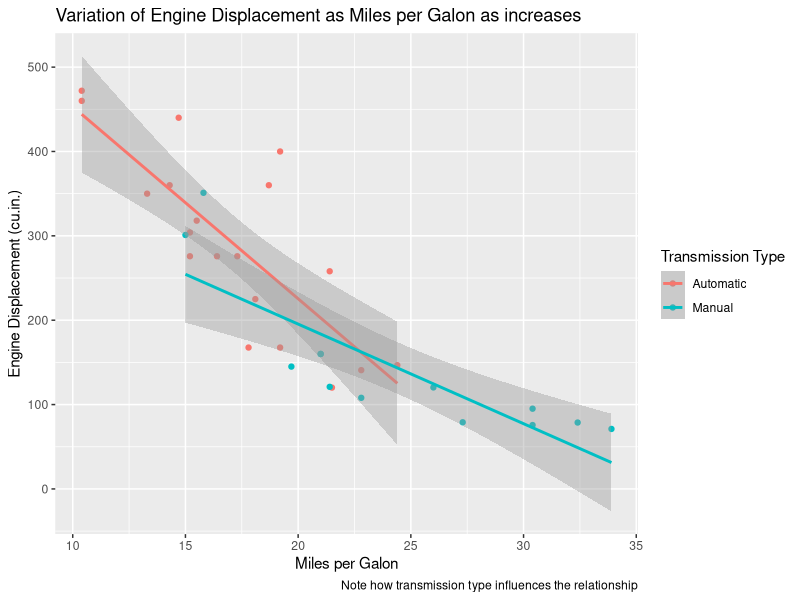
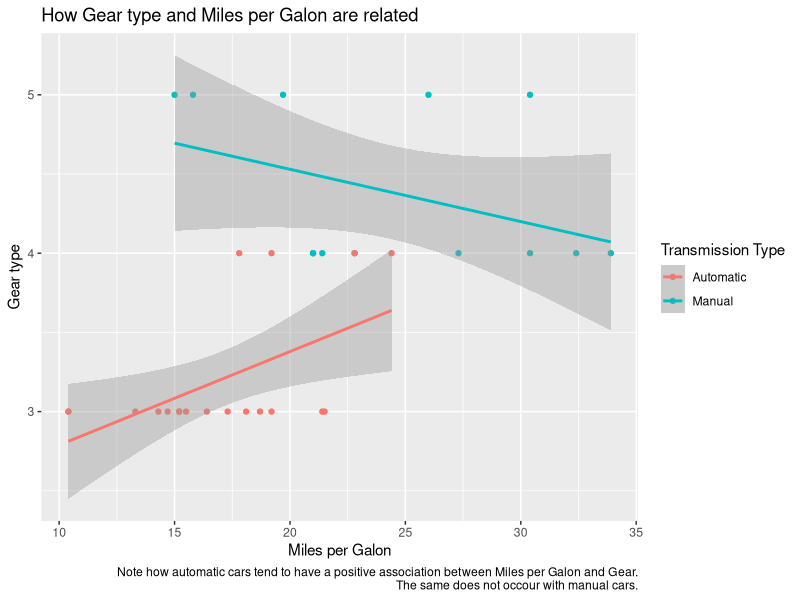
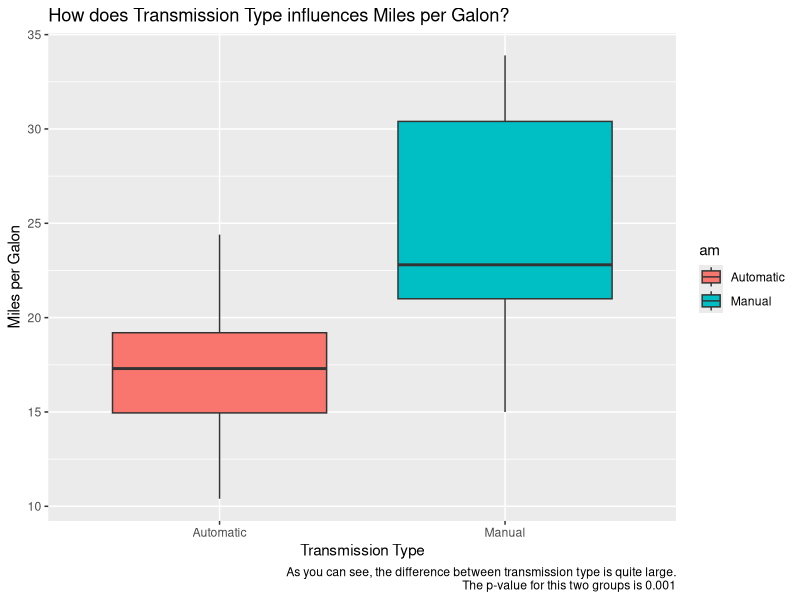

Write R code to recreate these figures, in order.
## ---- chunk 1
knitr::opts_chunk$set(echo = TRUE, include = TRUE, cache = FALSE, warning = FALSE, message = FALSE)
## ---- chunk 2
library(tidyverse)
library(magrittr)
library(GGally)
library(knitr)
library(glue)

# set seed for reproducibility
set.seed(1)

d <- mtcars %>%
        as_tibble() %>% 
        mutate(am = factor(am, labels = c("Automatic", "Manual")),
               vs = factor(vs, labels = c("V", "S")),
               cyl = factor(cyl))

summary_d <- tibble(
    "Number of Rows" = nrow(d),
    "Number of Colunms" = ncol(d)
)

# show dataframe info
kable(
    summary_d,
    caption = "A summary of the dimensions of `mtcars` dataset"
    )

kable(
    sample_n(d, 5),
    caption = "A quick look at the raw data"
)
## ---- chunk 3

ggplot(d) +
    geom_point(aes(mpg, disp, color = am)) +
    geom_smooth(aes(mpg, disp, color = am), method = "lm") +
    labs(
        title = "Variation of Engine Displacement as Miles per Galon as increases",
        caption = "Note how transmission type influences the relationship",
        x = "Miles per Galon",
        y = "Engine Displacement (cu.in.)"
    ) +
    scale_color_discrete(name = "Transmission Type")

ggplot(d) +
    geom_point(aes(mpg, gear, color = am)) +
    geom_smooth(aes(mpg, gear, color = am), method = "lm") +
    labs(
        title = "How Gear type and Miles per Galon are related",
        caption = "Note how automatic cars tend to have a positive association between Miles per Galon and Gear.
        The same does not occour with manual cars.",
        x = "Miles per Galon",
        y = "Gear type"
    ) +
    scale_color_discrete(name = "Transmission Type")


plot_t.test <- t.test(d$mpg ~ d$am)
ggplot(d) +
    geom_boxplot(aes(am, mpg, fill = am)) +
    scale_color_discrete(name = "Transmission Type") +
    labs(
        title = "How does Transmission Type influences Miles per Galon?",
        x = "Transmission Type",
        y = "Miles per Galon",
        caption = glue(
            "As you can see, the difference between transmission type is quite large.
            The p-value for this two groups is {round(plot_t.test$p.value, 3)}
            "
        )
    )
## ---- chunk 4

foo <- lm(mpg ~ ., data = d)

# a <- d %>% select(mpg, disp, hp, drat, wt, qsec, am)
# ggpairs(a, mapping = ggplot2::aes(color = am))
# summary(foo)
# ggplot(foo)
